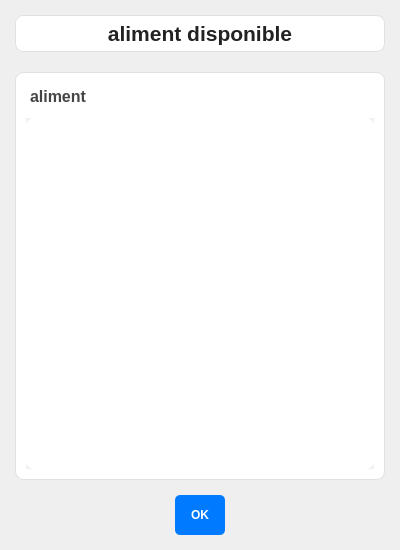
<?xml version="1.0" encoding="UTF-8"?>
<ui version="4.0">
 <class>AvailableNourritureDialog</class>
 <widget class="QDialog" name="AvailableNourritureDialog">
  <property name="geometry">
   <rect>
    <x>0</x>
    <y>0</y>
    <width>400</width>
    <height>550</height>
   </rect>
  </property>
  <property name="windowTitle">
   <string>Available Exercises</string>
  </property>
  <property name="styleSheet">
   <string>/* === Global Styles === */
/* Apply background to the Dialog */
QDialog#AvailableExercisesDialog {
    background-color: #F5F5F7; /* Consistent light gray background */
}

QWidget {
    color: #333333; /* Default text color */
    /* font-family: -apple-system, BlinkMacSystemFont, &quot;Segoe UI&quot;, Roboto, Helvetica, Arial, sans-serif; */
}

/* === Frame Styling (Cards) === */
QFrame {
    background-color: #FFFFFF;
    border: 1px solid #E0E0E0;
    border-radius: 8px; /* Consistent radius */
}

/* === Label Styling === */
/* Main Header Label */
QLabel#headerLabel {
    font-size: 16pt; /* Slightly smaller for dialog */
    font-weight: bold; /* Bold */
    color: #222222; /* Darker text */
    padding: 5px 0; /* Vertical padding */
    margin-bottom: 5px; /* Space below header */
}

/* Section Header Labels inside Frames */
#exerciseListLabel { /* Specific ID for this dialog's label */
    font-size: 12pt;
    font-weight: bold;
    color: #444444;
    background-color: transparent; /* Ensure no frame bg */
    border: none; /* Ensure no frame border */
    padding: 4px 0; /* Small padding */
}

/* Ensure labels inside frames don't inherit wrong styles */
QFrame QLabel {
    background-color: transparent;
    border: none;
    border-radius: 0px;
}

/* === Button Styling === */
/* Style for buttons within QDialogButtonBox if needed */
QDialogButtonBox QPushButton {
    background-color: #007AFF;
    color: #FFFFFF;
    border: none;
    border-radius: 5px;
    padding: 8px 16px;
    min-height: 24px;
    font-weight: 500;
}
QDialogButtonBox QPushButton:hover {
    background-color: #3395FF;
}
QDialogButtonBox QPushButton:pressed {
    background-color: #005ECB;
}
QDialogButtonBox QPushButton:disabled {
     background-color: #DCDCDC;
     color: #A0A0A0;
}

/* Remove specific button styles not used here */
/* QPushButton#backButton { ... } */
/* QPushButton#addExerciseButton, ... { ... } */
/* QPushButton#deleteDayButton { ... } */


/* === List Widget Styling === */
QListWidget {
    background-color: #FFFFFF; /* White background */
    border: none; /* No border for the list widget itself */
}
QListWidget::item {
    padding: 8px 10px;
    border-bottom: 1px solid #F0F0F0;
    color: #333333; /* Ensure text color */
}
QListWidget::item:last {
    border-bottom: none;
}
/* Selection styling might not be needed if it's purely display, but kept for consistency */
QListWidget::item:selected {
    background-color: #007AFF;
    color: #FFFFFF;
    border-radius: 4px;
    border-bottom-color: transparent; /* Hide border line when selected */
}
QListWidget::item:hover:!selected {
     background-color: #E8F3FF;
     color: #222222;
     border-radius: 4px;
}

/* === Scroll Area Styling === */
QScrollArea {
  border: none;
  background-color: transparent;
}

/* === Scroll Bar Styling === */
QScrollBar:vertical {
    border: none;
    background: #FFFFFF; /* Match frame background */
    width: 8px;
    margin: 0px 0px 0px 0px;
}
QScrollBar::handle:vertical {
    background: #CFCFCF; /* Lighter handle for content areas */
    min-height: 25px;
    border-radius: 4px;
}
QScrollBar::handle:vertical:hover {
    background: #B0B0B0;
}
QScrollBar::add-line:vertical, QScrollBar::sub-line:vertical {
    border: none; background: none; height: 0px; width: 0px;
}
QScrollBar::add-page:vertical, QScrollBar::sub-page:vertical {
    background: none;
}
   </string>
  </property>
  <property name="modal">
   <bool>true</bool>
  </property>
  <layout class="QVBoxLayout" name="mainLayout">
   <property name="spacing">
    <number>15</number>
   </property>
   <property name="leftMargin">
    <number>15</number>
   </property>
   <property name="topMargin">
    <number>15</number>
   </property>
   <property name="rightMargin">
    <number>15</number>
   </property>
   <property name="bottomMargin">
    <number>15</number>
   </property>
   <item>
    <widget class="QLabel" name="headerLabel">
     <property name="text">
      <string>aliment disponible</string>
     </property>
     <property name="alignment">
      <set>Qt::AlignmentFlag::AlignCenter</set>
     </property>
     <property name="wordWrap">
      <bool>true</bool>
     </property>
    </widget>
   </item>
   <item>
    <widget class="QFrame" name="exerciseListFrame">
     <property name="frameShape">
      <enum>QFrame::Shape::StyledPanel</enum>
     </property>
     <property name="frameShadow">
      <enum>QFrame::Shadow::Plain</enum>
     </property>
     <layout class="QVBoxLayout" name="exerciseListLayout">
      <property name="spacing">
       <number>8</number>
      </property>
      <property name="leftMargin">
       <number>10</number>
      </property>
      <property name="topMargin">
       <number>10</number>
      </property>
      <property name="rightMargin">
       <number>10</number>
      </property>
      <property name="bottomMargin">
       <number>10</number>
      </property>
      <item>
       <widget class="QLabel" name="exerciseListLabel">
        <property name="text">
         <string>aliment</string>
        </property>
        <property name="alignment">
         <set>Qt::AlignmentFlag::AlignLeading|Qt::AlignmentFlag::AlignLeft|Qt::AlignmentFlag::AlignVCenter</set>
        </property>
       </widget>
      </item>
      <item>
       <widget class="QScrollArea" name="exercisesScrollArea">
        <property name="sizePolicy">
         <sizepolicy hsizetype="Expanding" vsizetype="Expanding">
          <horstretch>0</horstretch>
          <verstretch>1</verstretch>
         </sizepolicy>
        </property>
        <property name="widgetResizable">
         <bool>true</bool>
        </property>
        <widget class="QWidget" name="scrollAreaWidgetContents">
         <property name="geometry">
          <rect>
           <x>0</x>
           <y>0</y>
           <width>348</width>
           <height>346</height>
          </rect>
         </property>
         <layout class="QVBoxLayout" name="scrollAreaLayout">
          <property name="spacing">
           <number>0</number>
          </property>
          <property name="leftMargin">
           <number>0</number>
          </property>
          <property name="topMargin">
           <number>0</number>
          </property>
          <property name="rightMargin">
           <number>0</number>
          </property>
          <property name="bottomMargin">
           <number>0</number>
          </property>
          <item>
           <widget class="QListWidget" name="availableExercisesList">
            <property name="focusPolicy">
             <enum>Qt::FocusPolicy::NoFocus</enum>
            </property>
            <property name="selectionMode">
             <enum>QAbstractItemView::SelectionMode::NoSelection</enum>
            </property>
           </widget>
          </item>
         </layout>
        </widget>
       </widget>
      </item>
     </layout>
    </widget>
   </item>
   <item>
    <widget class="QDialogButtonBox" name="buttonBox">
     <property name="orientation">
      <enum>Qt::Orientation::Horizontal</enum>
     </property>
     <property name="standardButtons">
      <set>QDialogButtonBox::StandardButton::Ok</set>
     </property>
     <property name="centerButtons">
      <bool>true</bool>
     </property>
    </widget>
   </item>
  </layout>
 </widget>
 <resources/>
 <connections>
  <connection>
   <sender>buttonBox</sender>
   <signal>accepted()</signal>
   <receiver>AvailableNourritureDialog</receiver>
   <slot>accept()</slot>
   <hints>
    <hint type="sourcelabel">
     <x>248</x>
     <y>254</y>
    </hint>
    <hint type="destinationlabel">
     <x>157</x>
     <y>274</y>
    </hint>
   </hints>
  </connection>
  <connection>
   <sender>buttonBox</sender>
   <signal>rejected()</signal>
   <receiver>AvailableNourritureDialog</receiver>
   <slot>reject()</slot>
   <hints>
    <hint type="sourcelabel">
     <x>316</x>
     <y>260</y>
    </hint>
    <hint type="destinationlabel">
     <x>286</x>
     <y>274</y>
    </hint>
   </hints>
  </connection>
 </connections>
</ui>
